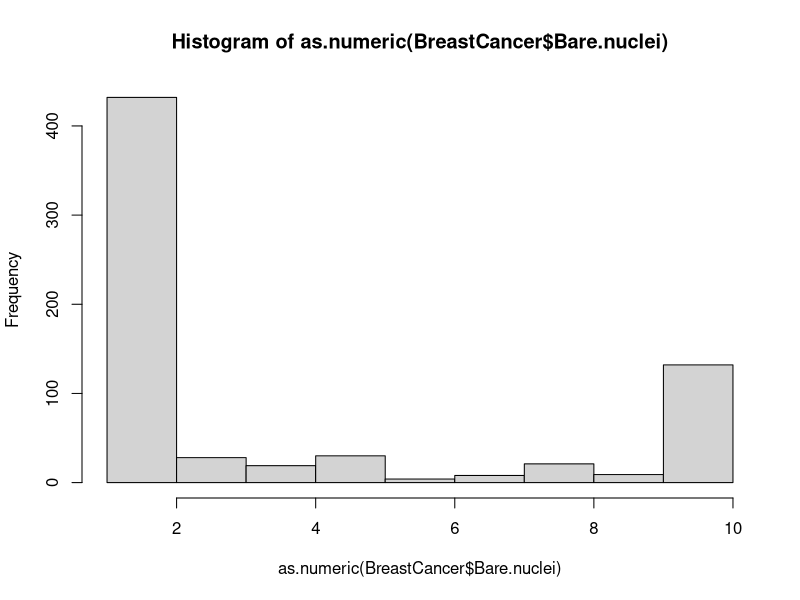
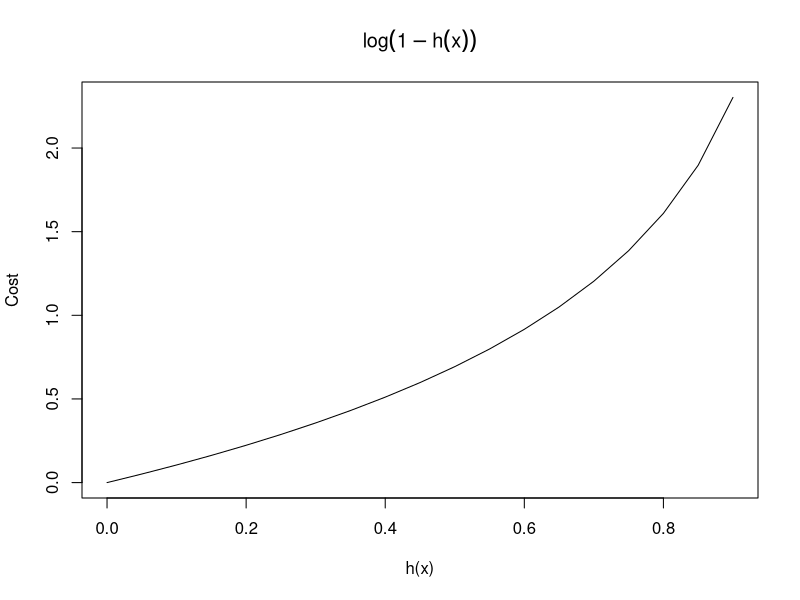
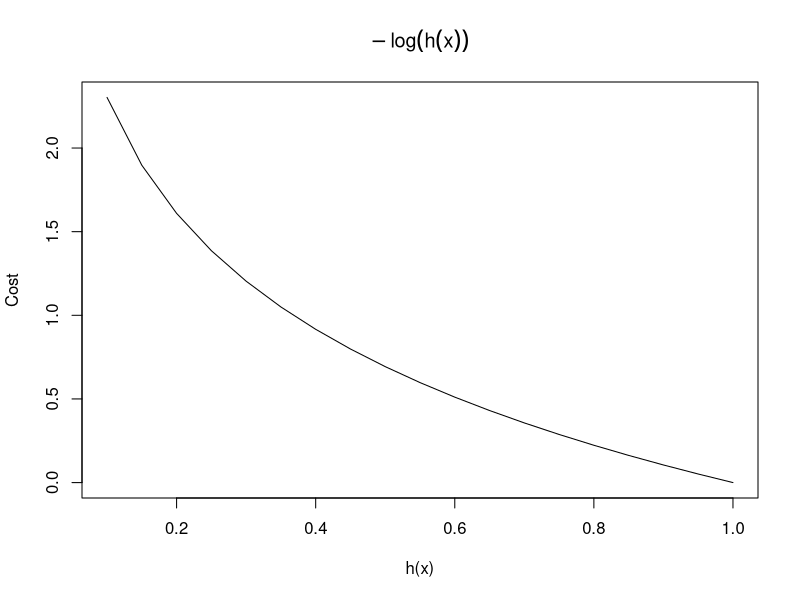
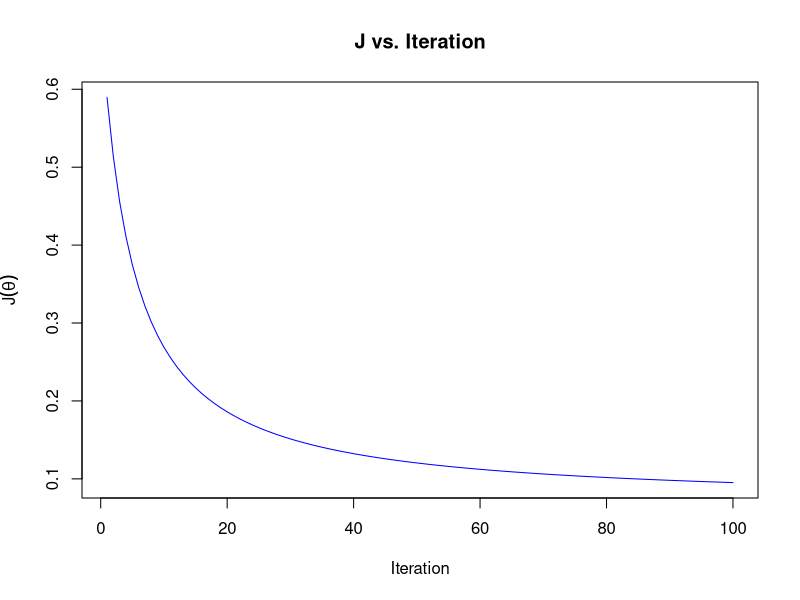

Reproduce these figures in R, in order.
## ---- chunk 1
knitr::opts_chunk$set(echo = TRUE)
## ---- chunk 2
library(mlbench)
data(BreastCancer)
head(BreastCancer, n = 25)
## ---- chunk 3
hist(as.numeric(BreastCancer$Bare.nuclei))
## ---- chunk 4
# Remove ID column
BreastCancer <- BreastCancer[, -1]

# Keep classes
classes <- BreastCancer$Class

# Convert factors to numeric
BreastCancer <- apply(BreastCancer[, -ncol(BreastCancer)], 2, function(f) {
  as.numeric(as.character(f))
})

# Convert NA values to 1
BreastCancer[is.na(BreastCancer)] <- 1

# Add column of 1's
BreastCancer <- cbind(rep(1, nrow(BreastCancer)), BreastCancer)

# Shuffle data
set.seed(1312)
shuffle <- sample(nrow(BreastCancer))
BreastCancer <- BreastCancer[shuffle, ]
classes <- classes[shuffle]
X <- BreastCancer[seq_len(floor(nrow(BreastCancer) * 0.8)), ]
test_set <- BreastCancer[seq(ceiling(nrow(BreastCancer) * 0.8), nrow(BreastCancer)), ]
y <- classes[seq_len(floor(length(classes) * 0.8))]
test_outputs <- classes[seq(ceiling(length(classes) * 0.8), length(classes))]
nrow(X)
nrow(test_set)

# Convert factors to numeric data
y <- as.numeric(y == "malignant")
test_outputs <- as.numeric(test_outputs == "malignant")
## ---- chunk 5
g <- function(z) {
  1 / (1 + exp(-z))
}

h <- function(X, theta) {
  # X is a data frame/matrix with m rows and n + 1 columns
  # theta is a vector of length n + 1
  if (!is.null(dim(X))) {
    g(apply(X, 1, function(row) {
      sum(row * theta)
    }))
  } else {
    # or, if X is a vector of length n + 1
    g(sum(X * theta))
  }
}
## ---- chunk 6
plot(seq(0, 0.9, by = 0.05), -log(1-(seq(0, 0.9, by = 0.05))), type = "l",
     xlab = "h(x)", ylab = "Cost", main = expression(log(1-h(x))))
## ---- chunk 7
plot(seq(0.1, 1, by = 0.05,), -log(seq(0.1, 1, by = 0.05)), type = "l",
     xlab = "h(x)", ylab = "Cost", main = expression(-log(h(x))))
## ---- chunk 8
cost <- function(x, y, theta) {
  h <- h(x, theta)
  # h is a real number
  # x is a vector of length n + 1
  # theta is a vector of length n + 1
  # y is a real number
  (-y * log(h)) - ((1 - y) * log(1 - h))
}
## ---- chunk 9
costFunction <- function(X, y, theta) {
  m <- length(y)
  n <- ncol(X)
  sum(vapply(seq(m), function(i) {
    cost(X[i, ], y[i], theta)
  }, numeric(1))) / m
}
## ---- chunk 10
gradientDescent <- function(X, y, theta, alpha, max_iter) {
  m <- nrow(X)
  j_history <- numeric(0)
  for (i in seq(max_iter)) {
    h <- h(X, theta)
    diff <- h - y
    deriv <- apply(X, 2, function(col) {
      sum(diff * col)
    })
    theta <- theta - (deriv * (alpha / m))
    j_history[i] <- costFunction(X, y, theta)
  }
  list("j_history" = j_history, "theta" = theta)
}
## ---- chunk 11
meanNormalize <- function(X) {
  # X is a data frame with m rows and n + 1 columns
  # returns a list where new_X is the normalized data set
  # mu is the means of each column
  # sigma is the sds of each colun
  new_X <- apply(X[, 2:ncol(X)], 2, function(col) {
    mean <- mean(col)
    sd <- sd(col)
    (col - mean) / sd
  })
  new_X <- cbind(X[, 1], new_X)
  mu <- apply(X, 2, mean)
  sigma <- apply(X, 2, sd)
  l <- list(new_X, mu, sigma)
  names(l) <- c("X_norm", "mu", "sigma")
  l
}
## ---- chunk 12
predictClass <- function(h, thresh) {
  ifelse(h > thresh, 1, 0)
}
## ---- chunk 13
m <- nrow(X)
n <- ncol(X)
theta <- rep(0, n)
X_norm <- meanNormalize(X)$X_norm
test_norm <- meanNormalize(test_set)$X_norm
model <- gradientDescent(X_norm, y, theta, 0.1, 1000)
## ---- chunk 14
plot(x = 1:100, y = model$j_history[1:100], pch = 4, col = "blue", type = "l",
     main = "J vs. Iteration", xlab = "Iteration", ylab = expression(J(theta)))
## ---- chunk 15
theta <- model$theta
test_h <- h(test_norm, theta)
head(test_h, n = 30)
## ---- chunk 16
predictions <- predictClass(test_h, thresh = 0.5)
results <- cbind(predictions, test_outputs)
colnames(results) <- c("Predicted Output", "Actual Output")
head(results, n = 30)
## ---- chunk 17
mean(predictions == test_outputs)
